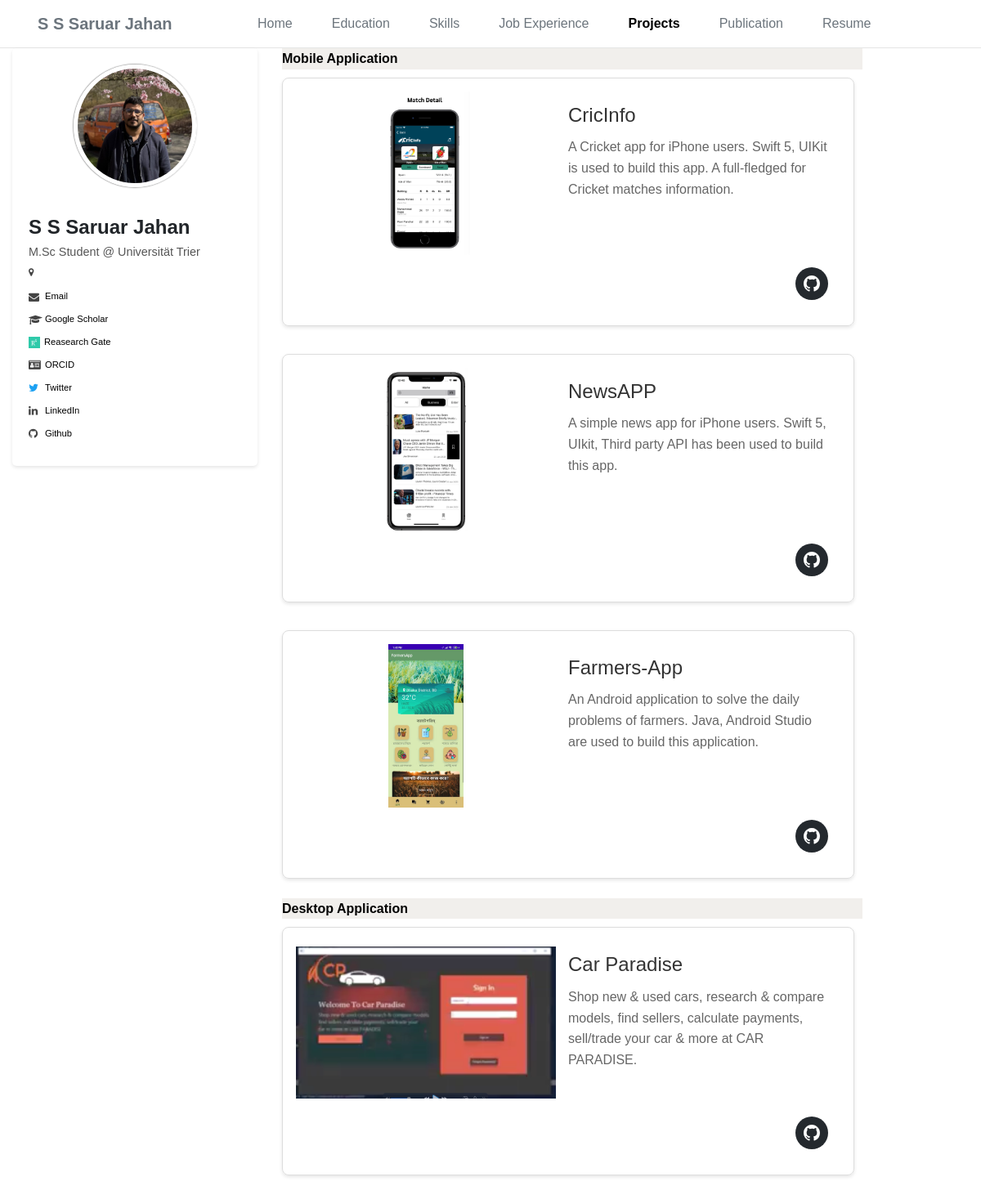
The app's page /project/ with its own data.
### portfolio/models.py (models this page shows, shortened)
class ProjectSection(models.Model):
    name = models.CharField(max_length=100)
    active = models.BooleanField(default=True)

class Project(models.Model):
    section = section = models.ForeignKey(ProjectSection, on_delete=models.CASCADE, default=1)  # ✅ if ID=1 exists
    name = models.CharField(max_length=100)
    image = models.ImageField(upload_to='static/project_images/')
    description = models.TextField()
    link = models.URLField()
    tags = models.JSONField(default=list)  # or use a ManyToManyField to a Tag model

### portfolio/views.py (the view)
# urls.py: path("project/", views.project, name="project"),
def project(request):
    grouped_projects = []
    sections = ProjectSection.objects.filter(active=True)
    for section in sections:
        projects = Project.objects.filter(section=section)
        if projects.exists():
            grouped_projects.append({
                'section': section,
                'projects': projects
            })
    return render(request, "project.html", {'projectItems': grouped_projects})

### portfolio/context_processors.py (called while the page is built)
def global_settings(request):
    from .models import HomeSidebarInfo
    sideBarItem = HomeSidebarInfo.objects.first
    return {
        'sideBarItem': sideBarItem
    }

### portfolio/templates/project.html (shortened to what this page needs)
{% extends 'base.html' %}
{% load static %}
{% block extra_css %}
  <link rel="stylesheet" href="{% static 'css/project.css' %}" />
{% endblock %}
{% block content %}
  <div class="container">
    <div class="container-fluid">
      {% for item in projectItems %}
      {% if item.section.active == True%}
        <div class="project-section">{{ item.section.name }}</div>
        {% for project in item.projects %}
          <div class="container">
            <div class="row project-card">
              <img class="card-image" src="{{ project.image.url }}" alt="Card image" />
              <div class="card-content">
                <div class="card-text">
                  <h3 class="card-title">{{ project.name }}</h3>
                  <p class="card-description">{{ project.description }}</p>
                </div>
                <div class="project-link-btn">
                  <a href="{{ poroject.link }}" class="github-button" target="_blank" rel="noopener">
                  </a>
                </div>
              </div>
            </div>
          </div>
        {% endfor %}
        {%endif%}
      {% endfor %}
    </div>
  </div>
{% endblock %}

### static/css/project.css (style rules this page uses)
.project-card { margin: 10px; border: 1px solid #ddd; border-radius: 8px; box-shadow: 0 2px 4px rgba(0, 0, 0, 0.1); padding: 1rem; margin-bottom: 1.5rem; width: 700px; }
.card-content { flex-basis: 0; flex-grow: 1; max-width: 100%; padding: 15px; }
.project-section { background-color: #f1efec; color: #030303; font-weight: bold; position: sticky; top: 0; z-index: 10; }
.card-image { width: 300px; height: 200px; object-fit: contain; object-position: center center; flex-basis: 0; flex-grow: 1; max-width: 100%; }
.card-text { flex: 1; height: 200px; }
.card-title { font-size: 1.5em; color: #333; }
.card-description { color: #666; line-height: 1.6; }
.project-link-btn { text-align: right; height: 20%; }
.github-button { display: inline-flex; align-items: center; justify-content: center; width: 40px; height: 40px; background-color: #24292e; border-radius: 50%; text-decoration: none; transition: background 0.3s; }
.github-logo { width: 20px; height: 20px; fill: #fff; }

### static/css/base.css (style rules this page uses)
* { margin: 0; padding: 0; box-sizing: border-box; }
body { font-family: Arial, sans-serif; line-height: 1.6; }
.container { display: flex; margin: 0; }

### records on screen
ProjectSection: section.name "Mobile Application"
Project: image (picture), name "CricInfo", description "A Cricket app for iPhone users. Swift 5, UIKit is used to build this app. A full-fledged for Cricket matches information."
Project: image (picture), name "NewsAPP", description "A simple news app for iPhone users. Swift 5, UIkit, Third party API has been used to build this app."
Project: image (picture), name "Farmers-App", description "An Android application to solve the daily problems of farmers. Java, Android Studio are used to build this application."
ProjectSection: section.name "Desktop Application"
Project: image (picture), name "Car Paradise", description "Shop new & used cars, research & compare models, find sellers, calculate payments, sell/trade your car & more at CAR PARADISE."
